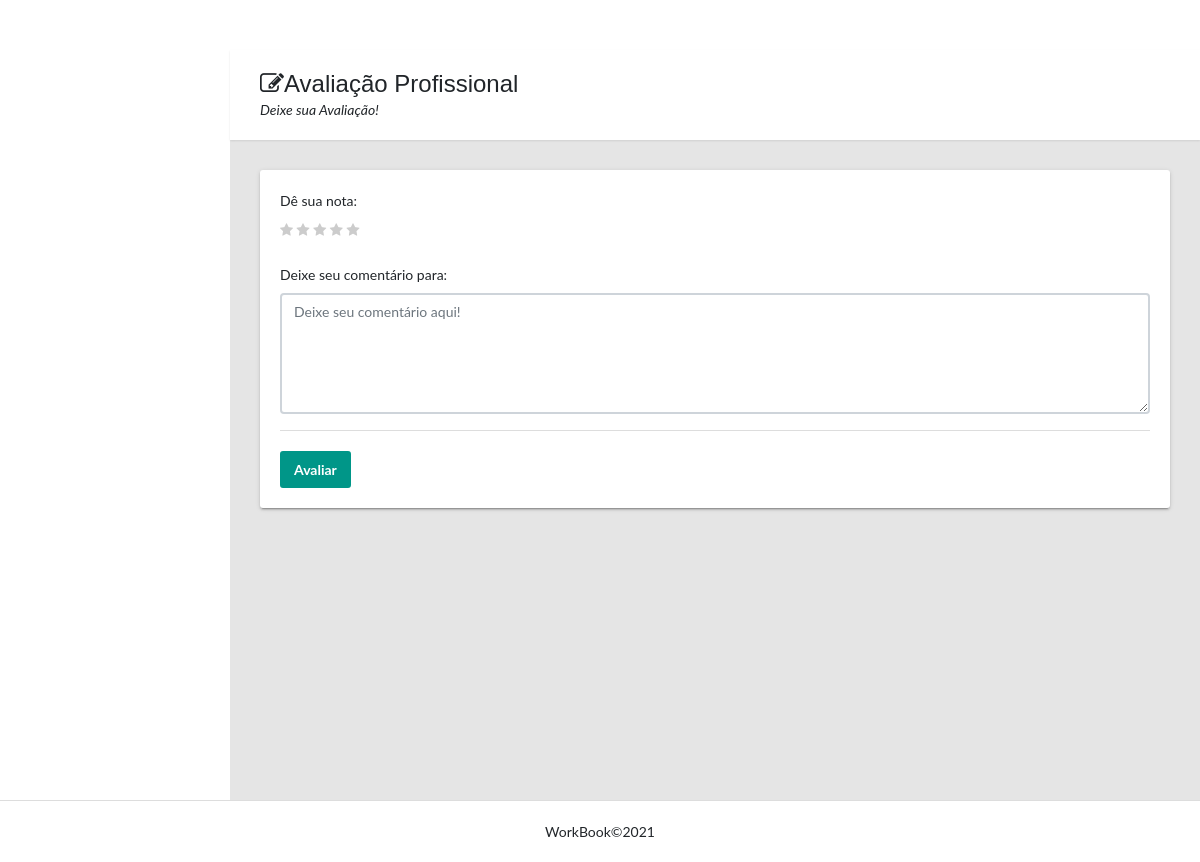
The page /avaliacao/4 on the database as committed earlier.
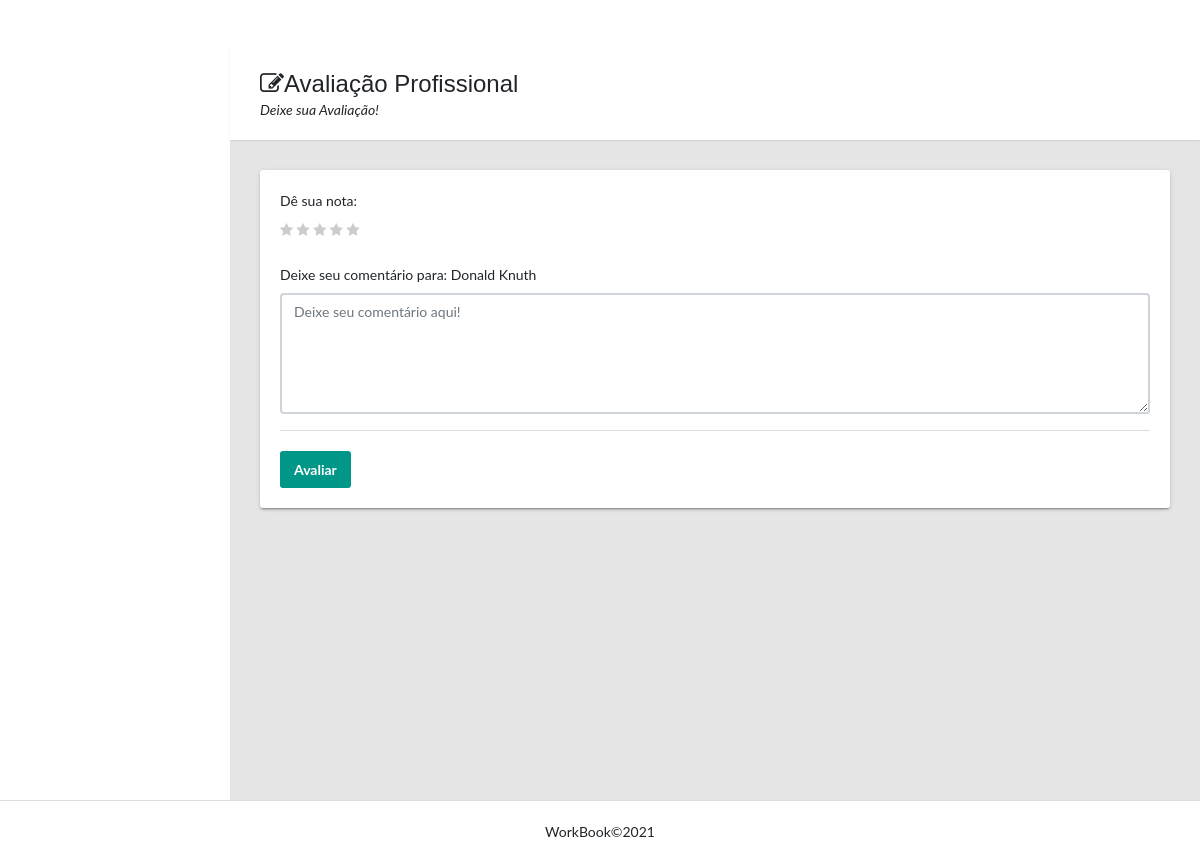
The same page on the database as committed later.
### usuario/models.py (models this page shows, shortened)
class Profissional(models.Model):
            profissao = models.CharField('Profissão', max_length=250)
            categoria = models.OneToOneField(Categoria, on_delete=models.CASCADE, related_name='categoria')
            slug = models.SlugField('Atalho', unique=True, blank=True, null=True)
            descricao = models.CharField('Descrição', max_length=250)
            imagem = models.ImageField(upload_to='fotos/%Y/%m/', blank=True, null=True)
            user = models.OneToOneField(Usuario, on_delete=models.CASCADE, related_name='usario',
                                        error_messages={
                                            "unique": "Já existe um profissional cadastrado para este usuário."
                                        }
                                       )
            acesso_permitido = models.BooleanField(default=True)
            class Meta:
                verbose_name = 'Profissional'
                verbose_name_plural = 'Profissional'
                ordering = ['id']
            """def clean(self):
                model = self.__class__
                if model.objects.count() > 0 and self.user_id != model.objects.get().user_id:
                    raise ValidationError("Você já tem um perfil profissional cadastrado.")"""

class Usuario(AbstractUser):
    telefone = models.CharField('telefone', max_length=15)
    imagem = models.ImageField(upload_to='fotosperfil/%Y/%m/', blank=True, null=True)
    cidade = models.CharField('cidade', max_length=40)
    rua = models.CharField('rua', max_length=60)
    uf = models.CharField('uf', max_length=2)
    bairro = models.CharField('bairro', max_length=40)
    is_staff = models.BooleanField(default=0)
    is_superuser = models.BooleanField(default=1)
    is_active = models.BooleanField(default=True)
    is_profissional = models.BooleanField(default=False)
    class Meta:
        db_table = 'usuario'
        verbose_name = 'Usuario'
        verbose_name_plural = 'Usuario'

### avaliacao/views.py (the view)
# urls.py: path('<int:user_id>', views.avaliacao, name='avaliacao'),
def avaliacao(request, user_id):
    return render(request, 'avaliacao.html', {'profissional': _request_profissional(user_id)})

### avaliacao/views.py (called while the page is built)
def _request_profissional(user_id):
    try:
       prof = Profissional.objects.get(user_id=user_id)
       if prof:
         return prof
    except Exception as err:
        print('error request_perfil',err)
    return None

### avaliacao/templates/avaliacao.html (shortened to what this page needs)
{% extends 'base.html' %}
{% block content %}
{% load crispy_forms_tags %}
<head>
</head>
<main class="app-content">
    <div class="app-title">
        <div>
            <h1><i class="fa fa-edit"></i>Avaliação Profissional</h1>
            <p>Deixe sua Avaliação!</p>
        </div>
    </div>
    {% if avaliacao is None %}
    <div class="row">
        <div class="col-md-12">
            <div class="tile">
                <div class="row">
                    <div class="col-lg-12">
                        <form method="post" action="{% url 'avaliacao:avaliar'  profissional.user.id %}" class="form">
                            <div class="row">
                                <div id="show_class" class="col-lg-12">
                                    <div class="form-group">
                                        <label for="id_texto">Dê sua nota:</label>
                                        <link rel="stylesheet"
                                              href="//maxcdn.bootstrapcdn.com/font-awesome/4.3.0/css/font-awesome.min.css">
                                        <div class="estrelas">
                                            <label for="cm_star-1"><i class="fa"></i></label>
                                            <label for="cm_star-2"><i class="fa"></i></label>
                                            <label for="cm_star-3"><i class="fa"></i></label>
                                            <label for="cm_star-4"><i class="fa"></i></label>
                                            <label for="cm_star-5"><i class="fa"></i></label>
                                        </div>
                                    </div>
                                   <div class="form-group">
                                        <label for="id_texto">Deixe seu comentário para:</label>
                                         <label for="id_texto">{{profissional.user.first_name}}</label>
                                        <textarea name="descricao" cols="140" rows="5" class="form-control"
                                                  required="" id="id_texto"
                                                  placeholder="Deixe seu comentário aqui!"></textarea>
                                    </div>
                                    <div class="tile-footer">
                                        <button class="btn btn-primary" id="demoNotify" type="submit" title="Avaliar">Avaliar</button>
                                    </div>
                                </div>
                                {% endif %}
                            </div>
                        </form>
                    </div>
                </div>
            </div>
        </div>
    </div>
</main>
{% endblock %}

Rows that differ between the two databases and show on the page:
added Profissional: user.first_name "Donald Knuth"
